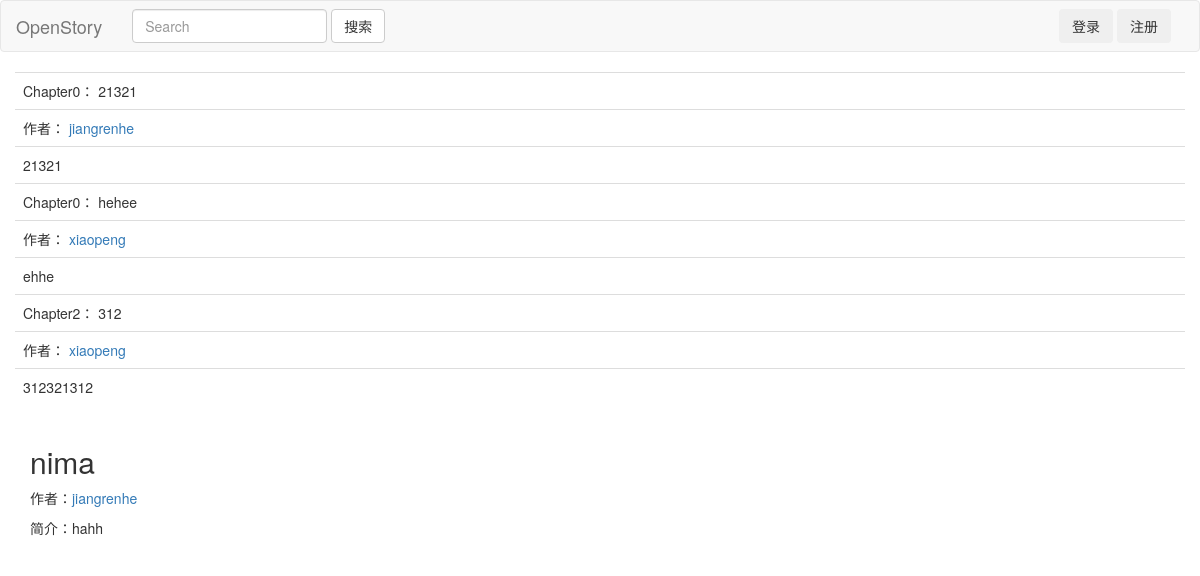
The page /story/view_story/3 on the database its author committed.
### story/models.py (models this page shows)
class Chapter(models.Model):
    subtitle = models.TextField(default='')
    content = models.TextField(default='')
    story = models.ForeignKey(Story, default=None)
    writter = models.ForeignKey(User, default=None)
    numb = models.TextField(default='')
    ifallow = models.TextField(default='no')

class Story(models.Model):
    title = models.TextField(default='')
    brief = models.TextField(default='')
    owner = models.ForeignKey(User,default=None)

### story/views.py (the view)
# urls.py: url(r'^view_story/(\d+)$', views.view_story, name='viewstory'),
def view_story(request, id):
    story = Story.objects.get(id=id)
    return render(request, 'story.html', {'story':story,})

### story/templates/story.html (shortened to what this page needs)
{% extends 'base.html' %} {% block header %}
<h2>{{ story.title }}</h2>
    <p>作者：<a href="{% url 'author' story.owner.username %}">{{ story.owner.username }}</a></p>
<p>简介：{{ story.brief }}</p>
{% endblock %} {% block content %}
<table class='table'>
    {% for chapter in story.chapter_set.all %}
        {% if chapter.ifallow == 'yes' %}
    <tr>
        <td>
                Chapter{{ chapter.numb }}：
                 {% if chapter.writter == request.user %} {% include 'chapter.html' %}
                     <a href='' data-toggle="modal" data-target="#changechapter{{ chapter.id }}">{{ chapter.subtitle }}</a>
                 {% else %}
                    {{ chapter.subtitle }}
                 {% endif %}
        </td>
    </tr>
    <tr>
        <td>
            作者：
            <a href="{% url 'author' chapter.writter.username %}">{{ chapter.writter.username }}</a>
        </td>
    </tr>
    <tr>
        <td>{{ chapter.content }}</td>
    </tr>
        {% endif %}
    {% endfor %}
</table>
{% endblock %}

### rows shown on the page
Chapter: numb "0", subtitle "21321", writter.username "jiangrenhe", content "21321"
Chapter: numb "0", subtitle "hehee", writter.username "xiaopeng", content "ehhe"
Chapter: numb "2", subtitle "312", writter.username "xiaopeng", content "312321312"
Story: title "nima", owner.username "jiangrenhe", brief "hahh"
